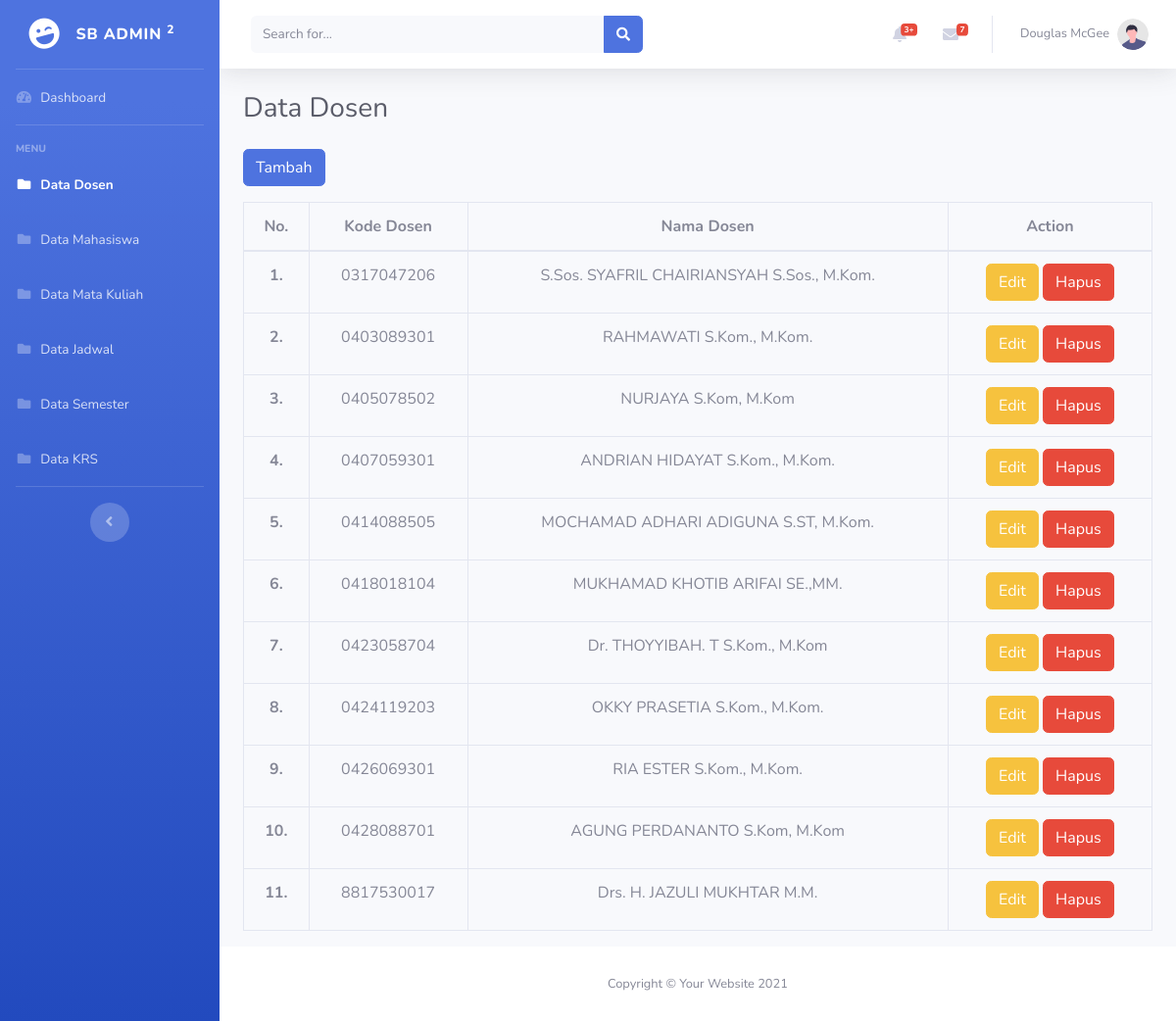
The page /admin/dosen.php on the database its author committed.
### tables this page shows
CREATE TABLE `tbl_dosen` (
  `kd_dosen` varchar(11) NOT NULL,
  `nama_dosen` varchar(255) NOT NULL
);

### db.php (called while the page is built, shortened)
<?php
class db
{
    private $koneksi;
    function __construct()
    {
        $this->koneksi = new mysqli("localhost", "root", "", "db_pelatihan");
    }
    function getAllDosen()
    {
        return $this->koneksi->query("SELECT * FROM tbl_dosen");
    }
}

### admin/dosen.php (the view)
<?php
include "../templates/header.php";
include "../templates/sidebar.php";
include "../templates/topbar.php";
?>
<div class="container-fluid">
    <h1 class="h3 mb-4 text-gray-800">Data Dosen</h1>
    <a href="tambahdosen.php" class="btn btn-primary mb-3">Tambah</a>
    <table class="table table-hover table-bordered">
        <thead>
            <tr class="text-center">
                <th scope="col">No.</th>
                <th scope="col">Kode Dosen</th>
                <th scope="col">Nama Dosen</th>
                <th scope="col">Action</th>
            </tr>
        </thead>
        <tbody>
            <?php
            include("../db.php");
            $database = new db();
            $dosen = $database->getAllDosen();
            $count = 1;
            foreach ($dosen as $data) {
                echo "<tr class='text-center'>";
                echo "<th scope='row'>" . $count . ".</th>";
                echo "<td>" . $data['kd_dosen'] . "</td>";
                echo "<td>" . $data['nama_dosen'] . "</td>";
                echo "<td>
                    <a href='editdosen.php?kd_dosen=" . $data['kd_dosen'] . "' class='btn btn-warning' onclick='return confirm(\"Edit data?\")'>Edit</a>
                    <a href='hapusdosen.php?kd_dosen=" . $data['kd_dosen'] . "' class='btn btn-danger' onclick='return confirm(\"Hapus data?\")'>Hapus</a>
                    </td>";
                echo "</tr>";
                $count++;
            }
            ?>
        </tbody>
    </table>
</div>
</div>
<?php
include "../templates/footer.php";
?>

### templates/header.php (shortened to what this page needs)
<!DOCTYPE html>
<html lang="en">
<head>
    <link href="../assets/vendor/fontawesome-free/css/all.min.css" rel="stylesheet" type="text/css">
    <link href="../assets/css/sb-admin-2.min.css" rel="stylesheet">
</head>

### templates/sidebar.php
<body id="page-top">
    <div id="wrapper">
        <ul class="navbar-nav bg-gradient-primary sidebar sidebar-dark accordion" id="accordionSidebar">
            <a class="sidebar-brand d-flex align-items-center justify-content-center" href="dashboard.php">
                <div class="sidebar-brand-icon rotate-n-15">
                    <i class="fas fa-laugh-wink"></i>
                </div>
                <div class="sidebar-brand-text mx-3">SB Admin <sup>2</sup></div>
            </a>
            <hr class="sidebar-divider my-0">
            <?php
            $sidebar_active = basename($_SERVER['PHP_SELF']);
            ?>
            <li class="nav-item <?= ($sidebar_active == 'dashboard.php') ? 'active' : ''; ?>">
                <a class="nav-link" href="dashboard.php">
                    <i class="fas fa-fw fa-tachometer-alt"></i>
                    <span>Dashboard</span></a>
            </li>
            <hr class="sidebar-divider">
            <div class="sidebar-heading">
                Menu
            </div>
            <li class="nav-item <?= (in_array($sidebar_active, ['dosen.php', 'editdosen.php', 'tambahdosen.php'])) ? 'active' : ''; ?>">
                <a class="nav-link" href="dosen.php">
                    <i class="fas fa-fw fa-folder"></i>
                    <span>Data Dosen</span></a>
            </li>
            <li class="nav-item <?= (in_array($sidebar_active, ['mahasiswa.php', 'editmahasiswa.php', 'tambahmahasiswa.php'])) ? 'active' : ''; ?>">
                <a class="nav-link" href="mahasiswa.php">
                    <i class="fas fa-fw fa-folder"></i>
                    <span>Data Mahasiswa</span></a>
            </li>
            <li class="nav-item <?= (in_array($sidebar_active, ['matkul.php', 'editmatkul.php', 'tambahmatkul.php'])) ? 'active' : ''; ?>">
                <a class="nav-link" href="matkul.php">
                    <i class="fas fa-fw fa-folder"></i>
                    <span>Data Mata Kuliah</span></a>
            </li>
            <li class="nav-item <?= (in_array($sidebar_active, ['jadwal.php', 'editjadwal.php', 'tambahjadwal.php'])) ? 'active' : ''; ?>">
                <a class="nav-link" href="jadwal.php">
                    <i class="fas fa-fw fa-folder"></i>
                    <span>Data Jadwal</span></a>
            </li>
            <li class="nav-item <?= (in_array($sidebar_active, ['semester.php', 'editsemester.php', 'tambahsemester.php'])) ? 'active' : ''; ?>">
                <a class="nav-link" href="semester.php">
                    <i class="fas fa-fw fa-folder"></i>
                    <span>Data Semester</span></a>
            </li>
            <li class="nav-item <?= (in_array($sidebar_active, ['krs.php', 'editkrs.php', 'tambahkrs.php'])) ? 'active' : ''; ?>">
                <a class="nav-link" href="krs.php">
                    <i class="fas fa-fw fa-folder"></i>
                    <span>Data KRS</span></a>
            </li>
            <hr class="sidebar-divider d-none d-md-block">
            <div class="text-center d-none d-md-inline">
                <button class="rounded-circle border-0" id="sidebarToggle"></button>
            </div>
        </ul>

### templates/topbar.php (shortened to what this page needs)
<div id="content-wrapper" class="d-flex flex-column">
    <div id="content">
        <nav class="navbar navbar-expand navbar-light bg-white topbar mb-4 static-top shadow">
            <form class="d-none d-sm-inline-block form-inline mr-auto ml-md-3 my-2 my-md-0 mw-100 navbar-search">
                <div class="input-group">
                    <input type="text" class="form-control bg-light border-0 small" placeholder="Search for..." aria-label="Search" aria-describedby="basic-addon2">
                    <div class="input-group-append">
                        <button class="btn btn-primary" type="button">
                            <i class="fas fa-search fa-sm"></i>
                        </button>
                    </div>
                </div>
            </form>
            <ul class="navbar-nav ml-auto">
                <li class="nav-item dropdown no-arrow mx-1">
                    <a class="nav-link dropdown-toggle" href="#" id="alertsDropdown" role="button" data-toggle="dropdown" aria-haspopup="true" aria-expanded="false">
                        <i class="fas fa-bell fa-fw"></i>
                        <span class="badge badge-danger badge-counter">3+</span>
                    </a>
                </li>
                <li class="nav-item dropdown no-arrow mx-1">
                    <a class="nav-link dropdown-toggle" href="#" id="messagesDropdown" role="button" data-toggle="dropdown" aria-haspopup="true" aria-expanded="false">
                        <i class="fas fa-envelope fa-fw"></i>
                        <span class="badge badge-danger badge-counter">7</span>
                    </a>
                </li>
                <li class="nav-item dropdown no-arrow">
                    <a class="nav-link dropdown-toggle" href="#" id="userDropdown" role="button" data-toggle="dropdown" aria-haspopup="true" aria-expanded="false">
                        <span class="mr-2 d-none d-lg-inline text-gray-600 small">Douglas McGee</span>
                        <img class="img-profile rounded-circle" src="../assets/img/undraw_profile.svg">
                    </a>
                </li>
            </ul>
        </nav>

### templates/footer.php (shortened to what this page needs)
<footer class="sticky-footer bg-white">
    <div class="container my-auto">
        <div class="copyright text-center my-auto">
            <span>Copyright &copy; Your Website 2021</span>
        </div>
    </div>
</footer>
</div>
</div>
</body>
</html>

### rows shown on the page
tbl_dosen: kd_dosen "0317047206", nama_dosen "S.Sos. SYAFRIL CHAIRIANSYAH S.Sos., M.Kom."
tbl_dosen: kd_dosen "0403089301", nama_dosen "RAHMAWATI S.Kom., M.Kom."
tbl_dosen: kd_dosen "0405078502", nama_dosen "NURJAYA S.Kom, M.Kom"
tbl_dosen: kd_dosen "0407059301", nama_dosen "ANDRIAN HIDAYAT S.Kom., M.Kom."
tbl_dosen: kd_dosen "0414088505", nama_dosen "MOCHAMAD ADHARI ADIGUNA S.ST, M.Kom."
tbl_dosen: kd_dosen "0418018104", nama_dosen "MUKHAMAD KHOTIB ARIFAI SE.,MM."
tbl_dosen: kd_dosen "0423058704", nama_dosen "Dr. THOYYIBAH. T S.Kom., M.Kom"
tbl_dosen: kd_dosen "0424119203", nama_dosen "OKKY PRASETIA S.Kom., M.Kom."
tbl_dosen: kd_dosen "0426069301", nama_dosen "RIA ESTER S.Kom., M.Kom."
tbl_dosen: kd_dosen "0428088701", nama_dosen "AGUNG PERDANANTO S.Kom, M.Kom"
tbl_dosen: kd_dosen "8817530017", nama_dosen "Drs. H. JAZULI MUKHTAR M.M."
